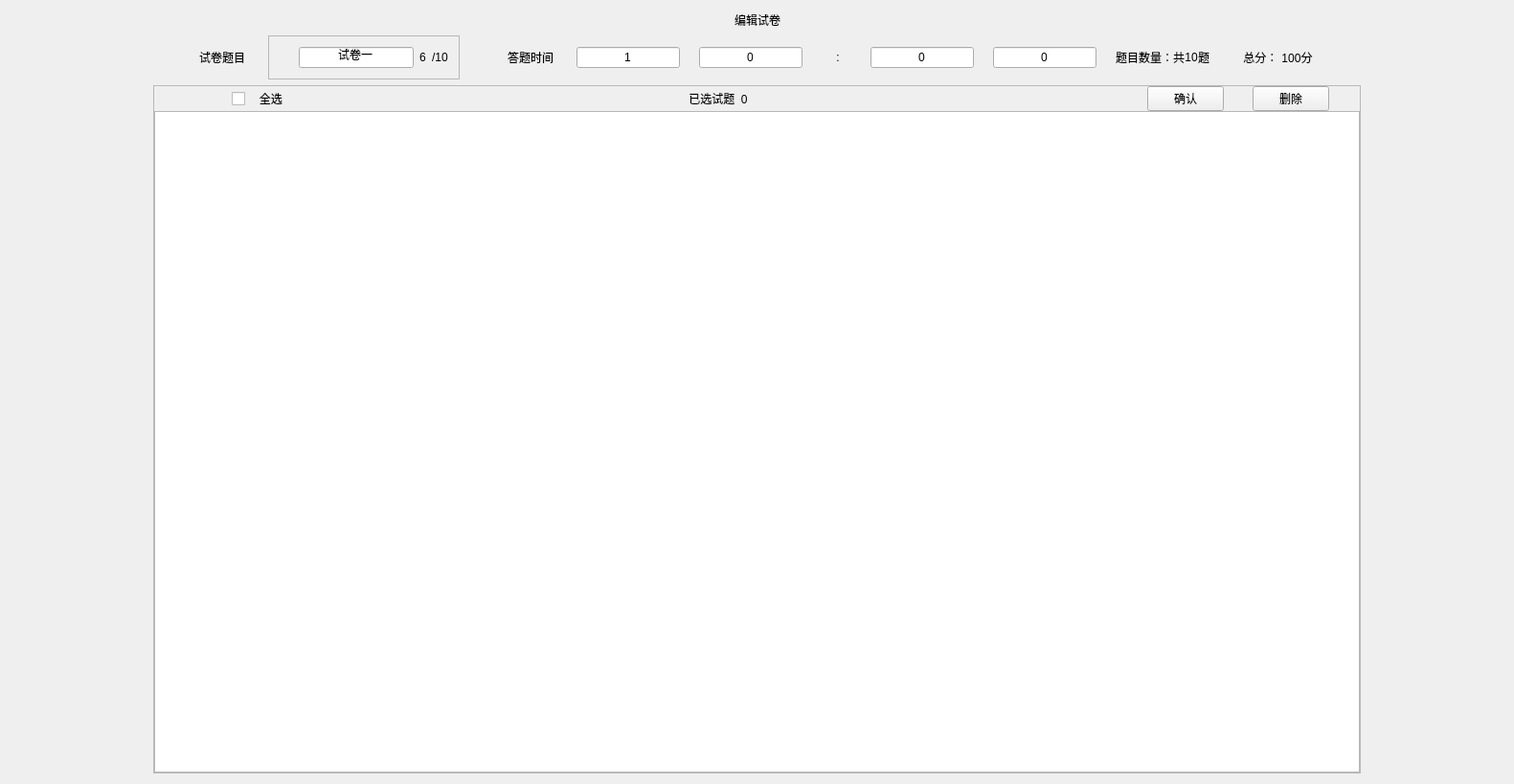
<?xml version="1.0" encoding="UTF-8"?>
<ui version="4.0">
 <class>SYAdminModifyPaperInfoWindow</class>
 <widget class="QWidget" name="SYAdminModifyPaperInfoWindow">
  <property name="geometry">
   <rect>
    <x>0</x>
    <y>0</y>
    <width>1581</width>
    <height>819</height>
   </rect>
  </property>
  <property name="windowTitle">
   <string>SYAdminModifyPaperInfoWindow</string>
  </property>
  <layout class="QHBoxLayout" name="horizontalLayout">
   <item>
    <spacer name="horizontalSpacer_3">
     <property name="orientation">
      <enum>Qt::Horizontal</enum>
     </property>
     <property name="sizeHint" stdset="0">
      <size>
       <width>1</width>
       <height>20</height>
      </size>
     </property>
    </spacer>
   </item>
   <item>
    <layout class="QVBoxLayout" name="verticalLayout_2">
     <item>
      <layout class="QVBoxLayout" name="verticalLayout">
       <item>
        <layout class="QHBoxLayout" name="horizontalLayout_28">
         <item>
          <spacer name="horizontalSpacer_86">
           <property name="orientation">
            <enum>Qt::Horizontal</enum>
           </property>
           <property name="sizeHint" stdset="0">
            <size>
             <width>40</width>
             <height>20</height>
            </size>
           </property>
          </spacer>
         </item>
         <item>
          <widget class="QLabel" name="winTitle">
           <property name="sizePolicy">
            <sizepolicy hsizetype="Preferred" vsizetype="Preferred">
             <horstretch>0</horstretch>
             <verstretch>0</verstretch>
            </sizepolicy>
           </property>
           <property name="text">
            <string>编辑试卷</string>
           </property>
          </widget>
         </item>
         <item>
          <spacer name="horizontalSpacer_87">
           <property name="orientation">
            <enum>Qt::Horizontal</enum>
           </property>
           <property name="sizeHint" stdset="0">
            <size>
             <width>40</width>
             <height>20</height>
            </size>
           </property>
          </spacer>
         </item>
        </layout>
       </item>
       <item>
        <layout class="QHBoxLayout" name="horizontalLayout_29">
         <item>
          <spacer name="horizontalSpacer_88">
           <property name="orientation">
            <enum>Qt::Horizontal</enum>
           </property>
           <property name="sizeType">
            <enum>QSizePolicy::Fixed</enum>
           </property>
           <property name="sizeHint" stdset="0">
            <size>
             <width>130</width>
             <height>20</height>
            </size>
           </property>
          </spacer>
         </item>
         <item>
          <widget class="QWidget" name="paperInfoWin" native="true">
           <property name="sizePolicy">
            <sizepolicy hsizetype="Preferred" vsizetype="Preferred">
             <horstretch>0</horstretch>
             <verstretch>0</verstretch>
            </sizepolicy>
           </property>
           <layout class="QHBoxLayout" name="horizontalLayout_30">
            <property name="spacing">
             <number>0</number>
            </property>
            <property name="leftMargin">
             <number>0</number>
            </property>
            <property name="topMargin">
             <number>0</number>
            </property>
            <property name="rightMargin">
             <number>0</number>
            </property>
            <property name="bottomMargin">
             <number>0</number>
            </property>
            <item>
             <spacer name="horizontalSpacer_89">
              <property name="orientation">
               <enum>Qt::Horizontal</enum>
              </property>
              <property name="sizeType">
               <enum>QSizePolicy::Fixed</enum>
              </property>
              <property name="sizeHint" stdset="0">
               <size>
                <width>48</width>
                <height>20</height>
               </size>
              </property>
             </spacer>
            </item>
            <item>
             <widget class="QLabel" name="paperNameLabel">
              <property name="text">
               <string>试卷题目</string>
              </property>
             </widget>
            </item>
            <item>
             <spacer name="horizontalSpacer_90">
              <property name="orientation">
               <enum>Qt::Horizontal</enum>
              </property>
              <property name="sizeType">
               <enum>QSizePolicy::Fixed</enum>
              </property>
              <property name="sizeHint" stdset="0">
               <size>
                <width>24</width>
                <height>20</height>
               </size>
              </property>
             </spacer>
            </item>
            <item>
             <widget class="QFrame" name="paperNameFrame">
              <property name="sizePolicy">
               <sizepolicy hsizetype="Expanding" vsizetype="Preferred">
                <horstretch>0</horstretch>
                <verstretch>0</verstretch>
               </sizepolicy>
              </property>
              <property name="minimumSize">
               <size>
                <width>200</width>
                <height>0</height>
               </size>
              </property>
              <property name="frameShape">
               <enum>QFrame::StyledPanel</enum>
              </property>
              <property name="frameShadow">
               <enum>QFrame::Raised</enum>
              </property>
              <layout class="QHBoxLayout" name="horizontalLayout_2">
               <item>
                <spacer name="horizontalSpacer_5">
                 <property name="orientation">
                  <enum>Qt::Horizontal</enum>
                 </property>
                 <property name="sizeType">
                  <enum>QSizePolicy::Fixed</enum>
                 </property>
                 <property name="sizeHint" stdset="0">
                  <size>
                   <width>20</width>
                   <height>20</height>
                  </size>
                 </property>
                </spacer>
               </item>
               <item>
                <widget class="QLineEdit" name="paperName">
                 <property name="text">
                  <string>试卷一</string>
                 </property>
                 <property name="alignment">
                  <set>Qt::AlignCenter</set>
                 </property>
                 <property name="readOnly">
                  <bool>false</bool>
                 </property>
                </widget>
               </item>
               <item>
                <widget class="QLabel" name="curNum">
                 <property name="text">
                  <string>6</string>
                 </property>
                </widget>
               </item>
               <item>
                <widget class="QLabel" name="totalNum">
                 <property name="text">
                  <string>/10</string>
                 </property>
                </widget>
               </item>
              </layout>
             </widget>
            </item>
            <item>
             <spacer name="horizontalSpacer_91">
              <property name="orientation">
               <enum>Qt::Horizontal</enum>
              </property>
              <property name="sizeType">
               <enum>QSizePolicy::Fixed</enum>
              </property>
              <property name="sizeHint" stdset="0">
               <size>
                <width>50</width>
                <height>20</height>
               </size>
              </property>
             </spacer>
            </item>
            <item>
             <widget class="QLabel" name="examAnswerTimeLabel">
              <property name="text">
               <string>答题时间</string>
              </property>
              <property name="alignment">
               <set>Qt::AlignCenter</set>
              </property>
             </widget>
            </item>
            <item>
             <spacer name="horizontalSpacer_92">
              <property name="orientation">
               <enum>Qt::Horizontal</enum>
              </property>
              <property name="sizeType">
               <enum>QSizePolicy::Fixed</enum>
              </property>
              <property name="sizeHint" stdset="0">
               <size>
                <width>24</width>
                <height>20</height>
               </size>
              </property>
             </spacer>
            </item>
            <item>
             <widget class="QLineEdit" name="examAnswerTime_1">
              <property name="text">
               <string>1</string>
              </property>
              <property name="maxLength">
               <number>1</number>
              </property>
              <property name="alignment">
               <set>Qt::AlignCenter</set>
              </property>
              <property name="readOnly">
               <bool>false</bool>
              </property>
             </widget>
            </item>
            <item>
             <spacer name="horizontalSpacer_93">
              <property name="orientation">
               <enum>Qt::Horizontal</enum>
              </property>
              <property name="sizeType">
               <enum>QSizePolicy::Fixed</enum>
              </property>
              <property name="sizeHint" stdset="0">
               <size>
                <width>20</width>
                <height>20</height>
               </size>
              </property>
             </spacer>
            </item>
            <item>
             <widget class="QLineEdit" name="examAnswerTime_2">
              <property name="text">
               <string>0</string>
              </property>
              <property name="maxLength">
               <number>1</number>
              </property>
              <property name="alignment">
               <set>Qt::AlignCenter</set>
              </property>
              <property name="readOnly">
               <bool>false</bool>
              </property>
             </widget>
            </item>
            <item>
             <spacer name="horizontalSpacer_94">
              <property name="orientation">
               <enum>Qt::Horizontal</enum>
              </property>
              <property name="sizeType">
               <enum>QSizePolicy::Fixed</enum>
              </property>
              <property name="sizeHint" stdset="0">
               <size>
                <width>32</width>
                <height>20</height>
               </size>
              </property>
             </spacer>
            </item>
            <item>
             <widget class="QLabel" name="examTimeLabel_5">
              <property name="text">
               <string> :</string>
              </property>
             </widget>
            </item>
            <item>
             <spacer name="horizontalSpacer_95">
              <property name="orientation">
               <enum>Qt::Horizontal</enum>
              </property>
              <property name="sizeType">
               <enum>QSizePolicy::Fixed</enum>
              </property>
              <property name="sizeHint" stdset="0">
               <size>
                <width>32</width>
                <height>20</height>
               </size>
              </property>
             </spacer>
            </item>
            <item>
             <widget class="QLineEdit" name="examAnswerTime_3">
              <property name="text">
               <string>0</string>
              </property>
              <property name="maxLength">
               <number>1</number>
              </property>
              <property name="alignment">
               <set>Qt::AlignCenter</set>
              </property>
              <property name="readOnly">
               <bool>false</bool>
              </property>
             </widget>
            </item>
            <item>
             <spacer name="horizontalSpacer_96">
              <property name="orientation">
               <enum>Qt::Horizontal</enum>
              </property>
              <property name="sizeType">
               <enum>QSizePolicy::Fixed</enum>
              </property>
              <property name="sizeHint" stdset="0">
               <size>
                <width>20</width>
                <height>20</height>
               </size>
              </property>
             </spacer>
            </item>
            <item>
             <widget class="QLineEdit" name="examAnswerTime_4">
              <property name="text">
               <string>0</string>
              </property>
              <property name="maxLength">
               <number>1</number>
              </property>
              <property name="alignment">
               <set>Qt::AlignCenter</set>
              </property>
              <property name="readOnly">
               <bool>false</bool>
              </property>
             </widget>
            </item>
            <item>
             <spacer name="horizontalSpacer_97">
              <property name="orientation">
               <enum>Qt::Horizontal</enum>
              </property>
              <property name="sizeType">
               <enum>QSizePolicy::Expanding</enum>
              </property>
              <property name="sizeHint" stdset="0">
               <size>
                <width>20</width>
                <height>20</height>
               </size>
              </property>
             </spacer>
            </item>
            <item>
             <widget class="QLabel" name="questionNumLabel">
              <property name="text">
               <string>题目数量：共</string>
              </property>
              <property name="alignment">
               <set>Qt::AlignCenter</set>
              </property>
             </widget>
            </item>
            <item>
             <widget class="QLabel" name="questionNum">
              <property name="text">
               <string>10</string>
              </property>
              <property name="alignment">
               <set>Qt::AlignCenter</set>
              </property>
             </widget>
            </item>
            <item>
             <widget class="QLabel" name="questionNumLabel2">
              <property name="text">
               <string>题</string>
              </property>
              <property name="alignment">
               <set>Qt::AlignCenter</set>
              </property>
             </widget>
            </item>
            <item>
             <spacer name="horizontalSpacer_98">
              <property name="orientation">
               <enum>Qt::Horizontal</enum>
              </property>
              <property name="sizeType">
               <enum>QSizePolicy::Fixed</enum>
              </property>
              <property name="sizeHint" stdset="0">
               <size>
                <width>35</width>
                <height>20</height>
               </size>
              </property>
             </spacer>
            </item>
            <item>
             <widget class="QLabel" name="examScoreLabel">
              <property name="text">
               <string>总分： </string>
              </property>
              <property name="alignment">
               <set>Qt::AlignCenter</set>
              </property>
             </widget>
            </item>
            <item>
             <widget class="QLabel" name="examScore">
              <property name="text">
               <string>100分</string>
              </property>
              <property name="alignment">
               <set>Qt::AlignCenter</set>
              </property>
             </widget>
            </item>
            <item>
             <spacer name="horizontalSpacer_99">
              <property name="orientation">
               <enum>Qt::Horizontal</enum>
              </property>
              <property name="sizeType">
               <enum>QSizePolicy::Fixed</enum>
              </property>
              <property name="sizeHint" stdset="0">
               <size>
                <width>50</width>
                <height>20</height>
               </size>
              </property>
             </spacer>
            </item>
           </layout>
          </widget>
         </item>
         <item>
          <spacer name="horizontalSpacer_100">
           <property name="orientation">
            <enum>Qt::Horizontal</enum>
           </property>
           <property name="sizeType">
            <enum>QSizePolicy::Fixed</enum>
           </property>
           <property name="sizeHint" stdset="0">
            <size>
             <width>130</width>
             <height>20</height>
            </size>
           </property>
          </spacer>
         </item>
        </layout>
       </item>
       <item>
        <layout class="QHBoxLayout" name="horizontalLayout_24">
         <property name="spacing">
          <number>0</number>
         </property>
         <item>
          <spacer name="horizontalSpacer_77">
           <property name="orientation">
            <enum>Qt::Horizontal</enum>
           </property>
           <property name="sizeType">
            <enum>QSizePolicy::Fixed</enum>
           </property>
           <property name="sizeHint" stdset="0">
            <size>
             <width>130</width>
             <height>20</height>
            </size>
           </property>
          </spacer>
         </item>
         <item>
          <widget class="QFrame" name="frame">
           <property name="sizePolicy">
            <sizepolicy hsizetype="Preferred" vsizetype="Expanding">
             <horstretch>0</horstretch>
             <verstretch>0</verstretch>
            </sizepolicy>
           </property>
           <property name="frameShape">
            <enum>QFrame::StyledPanel</enum>
           </property>
           <property name="frameShadow">
            <enum>QFrame::Raised</enum>
           </property>
           <layout class="QVBoxLayout" name="verticalLayout_7">
            <property name="spacing">
             <number>0</number>
            </property>
            <property name="leftMargin">
             <number>0</number>
            </property>
            <property name="topMargin">
             <number>0</number>
            </property>
            <property name="rightMargin">
             <number>0</number>
            </property>
            <property name="bottomMargin">
             <number>0</number>
            </property>
            <item>
             <layout class="QHBoxLayout" name="horizontalLayout_25">
              <property name="spacing">
               <number>0</number>
              </property>
              <item>
               <spacer name="horizontalSpacer_78">
                <property name="orientation">
                 <enum>Qt::Horizontal</enum>
                </property>
                <property name="sizeType">
                 <enum>QSizePolicy::Fixed</enum>
                </property>
                <property name="sizeHint" stdset="0">
                 <size>
                  <width>81</width>
                  <height>20</height>
                 </size>
                </property>
               </spacer>
              </item>
              <item>
               <widget class="QCheckBox" name="all_chosed_checkBox">
                <property name="sizePolicy">
                 <sizepolicy hsizetype="Minimum" vsizetype="Preferred">
                  <horstretch>0</horstretch>
                  <verstretch>0</verstretch>
                 </sizepolicy>
                </property>
                <property name="text">
                 <string>   全选</string>
                </property>
               </widget>
              </item>
              <item>
               <spacer name="horizontalSpacer_79">
                <property name="orientation">
                 <enum>Qt::Horizontal</enum>
                </property>
                <property name="sizeHint" stdset="0">
                 <size>
                  <width>40</width>
                  <height>20</height>
                 </size>
                </property>
               </spacer>
              </item>
              <item>
               <widget class="QLabel" name="chosedQuestion">
                <property name="text">
                 <string>已选试题  0</string>
                </property>
                <property name="alignment">
                 <set>Qt::AlignCenter</set>
                </property>
               </widget>
              </item>
              <item>
               <spacer name="horizontalSpacer_2">
                <property name="orientation">
                 <enum>Qt::Horizontal</enum>
                </property>
                <property name="sizeHint" stdset="0">
                 <size>
                  <width>40</width>
                  <height>20</height>
                 </size>
                </property>
               </spacer>
              </item>
              <item>
               <widget class="QPushButton" name="returnBtn">
                <property name="text">
                 <string>确认</string>
                </property>
               </widget>
              </item>
              <item>
               <spacer name="horizontalSpacer">
                <property name="orientation">
                 <enum>Qt::Horizontal</enum>
                </property>
                <property name="sizeType">
                 <enum>QSizePolicy::Fixed</enum>
                </property>
                <property name="sizeHint" stdset="0">
                 <size>
                  <width>30</width>
                  <height>20</height>
                 </size>
                </property>
               </spacer>
              </item>
              <item>
               <widget class="QPushButton" name="deleteBtn">
                <property name="sizePolicy">
                 <sizepolicy hsizetype="Preferred" vsizetype="Preferred">
                  <horstretch>0</horstretch>
                  <verstretch>0</verstretch>
                 </sizepolicy>
                </property>
                <property name="text">
                 <string>删除</string>
                </property>
               </widget>
              </item>
              <item>
               <spacer name="horizontalSpacer_80">
                <property name="orientation">
                 <enum>Qt::Horizontal</enum>
                </property>
                <property name="sizeType">
                 <enum>QSizePolicy::Fixed</enum>
                </property>
                <property name="sizeHint" stdset="0">
                 <size>
                  <width>32</width>
                  <height>20</height>
                 </size>
                </property>
               </spacer>
              </item>
             </layout>
            </item>
            <item>
             <layout class="QHBoxLayout" name="horizontalLayout_26">
              <property name="spacing">
               <number>0</number>
              </property>
              <item>
               <layout class="QVBoxLayout" name="verticalLayout_8">
                <property name="spacing">
                 <number>0</number>
                </property>
                <item>
                 <widget class="QListWidget" name="listWidget"/>
                </item>
               </layout>
              </item>
             </layout>
            </item>
           </layout>
          </widget>
         </item>
         <item>
          <spacer name="horizontalSpacer_85">
           <property name="orientation">
            <enum>Qt::Horizontal</enum>
           </property>
           <property name="sizeType">
            <enum>QSizePolicy::Fixed</enum>
           </property>
           <property name="sizeHint" stdset="0">
            <size>
             <width>130</width>
             <height>20</height>
            </size>
           </property>
          </spacer>
         </item>
        </layout>
       </item>
      </layout>
     </item>
    </layout>
   </item>
   <item>
    <spacer name="horizontalSpacer_4">
     <property name="orientation">
      <enum>Qt::Horizontal</enum>
     </property>
     <property name="sizeHint" stdset="0">
      <size>
       <width>1</width>
       <height>20</height>
      </size>
     </property>
    </spacer>
   </item>
  </layout>
  <zorder>horizontalSpacer_3</zorder>
  <zorder>horizontalSpacer_4</zorder>
 </widget>
 <layoutdefault spacing="6" margin="11"/>
 <resources/>
 <connections/>
</ui>
